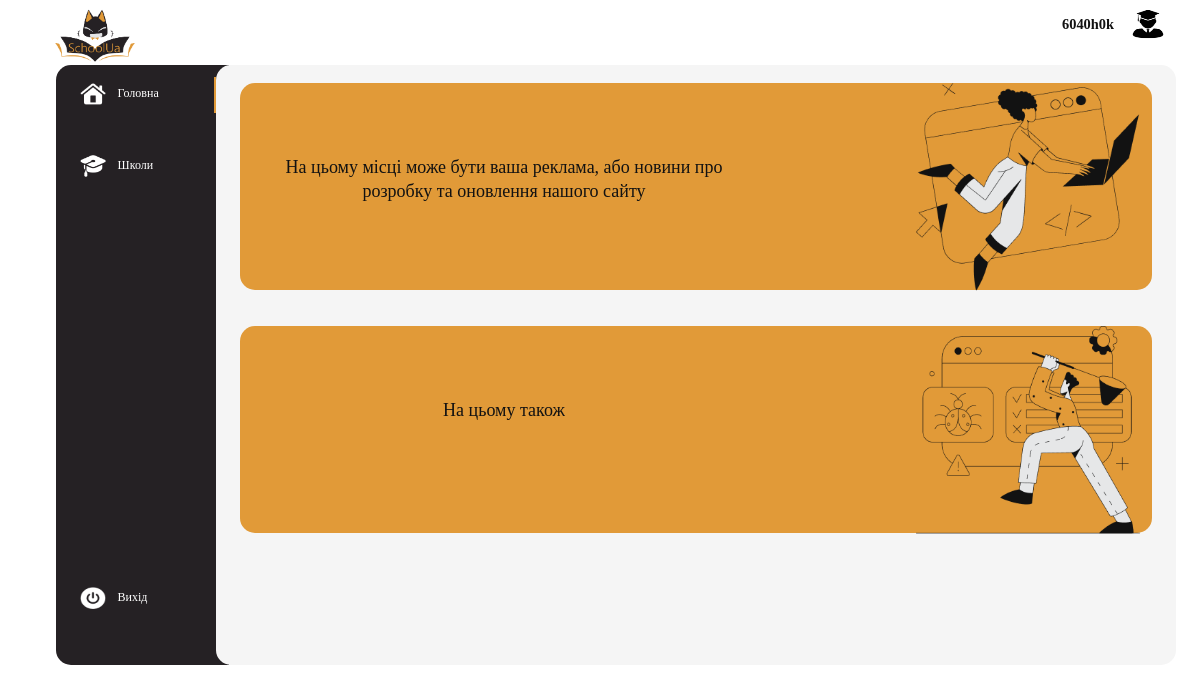
Page /home/ (signed in) on the committed database.
### MainApp/models.py (models this page shows)
class News(models.Model):
    text1 = models.CharField(max_length=1000,default='На цьому місці може бути ваша реклама')
    text2 = models.CharField(max_length=1000, default='На цьому також')
    time_create = models.DateTimeField(auto_now_add = True)
    time_update = models.DateTimeField(auto_now= True)

### MainApp/views.py (the view)
# urls.py: 2. Add a URL to urlpatterns:  path('', views.home, name='home')
def home(request, id_school = None):
    tmp = buttons_menu(request, id_school)
    if tmp != None:
        return redirect(tmp)
    last_id_news = len(News.objects.all()) - 1
    if id_school:
        School.objects.get(pk = id_school)
        return render(request, 'MainApp/home.html', context={"select_menu":0,'news':News.objects.all()[last_id_news],
                     'account':check_account(request,id_school)})
    else:
        return render(request, 'MainApp/home.html', context={"select_menu":0,'type_menu':1,
        'news':News.objects.all()[last_id_news], 'account':check_account(request)})

### MainApp/templates/MainApp/home.html
  {% extends 'MainApp/base.html' %}
    {% load static %}
      {% block content %}
        <main class="base_main">
            <div class="news_box">
              <img class = 'home_image' src="{% static 'image/home1.png' %}" alt="">
              <p class = 'news_text'>{{news.text1}}</p>
            </div>
            <div class="news_box">
              <img class = 'home_image' src="{% static 'image/home2.png' %}" alt="">
              <p class = 'news_text'>{{news.text2}}</p>
            </div>
        </main>
      {% endblock %}

### MainApp/templates/MainApp/base.html (shortened to what this page needs)
{% load static %}
<!DOCTYPE html>
<html lang="en">
<head>
    <link rel="stylesheet" href="{% static 'base.css' %}" type="text/css">
    <link rel="stylesheet" href="{% static 'schools.css' %}" type="text/css">
    <link rel="stylesheet" href="{% static 'home.css' %}" type="text/css">
    <link rel="stylesheet" href="{% static 'auth.css' %}" type="text/css">
    <link rel="stylesheet" href="{% static 'school.css' %}" type="text/css">
    <link rel="stylesheet" href="{% static 'class.css' %}" type="text/css">
    <link rel="stylesheet" href="{% static 'schadult.css' %}" type="text/css">
    <link rel="stylesheet" href="{% static 'about_us.css' %}" type="text/css">
    <link rel="stylesheet" href="{% static 'about_site.css' %}" type="text/css">
    <link rel="stylesheet" href="{% static 'contacts.css' %}" type="text/css">
    <link rel="stylesheet" href="{% static 'student.css' %}" type="text/css">
    <link rel="stylesheet" href="{% static 'teacher.css' %}" type="text/css">
    <link rel="stylesheet" href="{% static 'school_contacts.css' %}" type="text/css">
    <link rel="stylesheet" href="{% static 'school_info.css' %}" type="text/css">
    <link rel="stylesheet" href="{% static 'marks.css' %}" type="text/css">
    </head>
    <body>
        {% block main-menu %}
        <form action="" method="POST" class="account_form">
            <button class="account_button" name="account" value="{{account.value}}">{{account.name}}</button>
            <button class="account_button" name="account" value="{{account.value}}"><img class = 'account_img' src="{% static 'image/acc.png' %}" alt=""></button>
        </form>
        <img src="{% static 'image/logo.png' %}" class="logo" alt="">
        <nav class="menu">
          <ul class="menu_ul">
                {% if select_menu == 0 %}
                    <div class="menu_div_selected">
                {% else %}
                    <div class="menu_div">
                {% endif %}
                    <form action="" method="GET" class="menu_form">
                        <button class="menu_a" name='button_id_menu' value="1">
                            <li class="menu_li">
                                <span   class="menu_span">
                                    <img class="menu_icon" src="{% static 'image/home.png' %}" alt="">
                                    <p class="menu_text">Головна</p>
                                </span>
                            </li>
                        </button>
                    </form>
                    </div>
                {% if select_menu == 1 %}
                    <div class="menu_div_selected">
                {% else %}
                    <div class="menu_div">
                {% endif %}
                    <form action="" method="GET" class="menu_form">
                        <button class="menu_a" name='button_id_menu' value="2">
                            <li class="menu_li">
                                <span   class="menu_span">
                                    <img class="menu_icon" src="{% static 'image/school.png' %}" alt="">
                                    {% if type_menu == 1 %}
                                    <p class="menu_text">Школи</p>
                                    {% else %}
                                    <p class="menu_text">Школа</p>
                                    {% endif %}
                                </span>
                            </li>
                        </button>
                    </form>
                    </div>
                {% if perms.MainApp.show_school %}
                    {% if select_menu == 2 %}
                        <div class="menu_div_selected">
                    {% else %}
                        <div class="menu_div">
                    {% endif %}
                        <form action="" method="GET" class="menu_form">
                        </form>
                        </div>
                {% endif %}
                {% if perms.MainApp.teacher or perms.MainApp.show_school %}
                    {% if select_menu == 3 %}
                        <div class="menu_div_selected">
                    {% else %}
                        <div class="menu_div">
                    {% endif %}
                    <form action="" method="GET" class="menu_form">
                    </form>
                    </div>
                {% endif %}
                    {% if select_menu == 4 %}
                        <div class="menu_div_selected">
                    {% else %}
                        <div class="menu_div">
                    {% endif %}
                    <form action="" method="GET" class="menu_form">
                    </form>
                    </div>
                {% if perms.MainApp.teacher or perms.MainApp.show_school %}
                    {% if select_menu == 5 %}
                        <div class="menu_div_selected">
                    {% else %}
                        <div class="menu_div">
                    {% endif %}
                    <form action="" method="GET" class="menu_form">
                    </form>
                        </div>
                {% endif %}
                {% if select_menu == 6 %}
                    <div class="menu_div_selected">
                {% else %}
                    <div class="menu_div">
                {% endif %}
                <form action="" method="GET" class="menu_form">
                </form>
                    </div>
                {% if select_menu == 7 %}
                    <div class="menu_div_selected">
                {% else %}
                    <div class="menu_div">
                {% endif %}
                <form action="" method="GET" class="menu_form">
                    <button class="menu_a" name='button_id_menu' value="8">
                        <li class="menu_li">
                            <span   class="menu_span">
                                    <img class="menu_icon" src="{% static 'image/exit.png' %}" alt="">
                                    <p class="menu_text">Вихід</p>
                            </span>
                        </li>
                    </button>
                </form>
                    </div>
          </ul>
        </nav>
        {% endblock main-menu %}
        {% block content %}
        {% endblock %}
    </body>
</html>

### MainApp/static/base.css (style rules this page uses)
* { text-transform: none; }
li { text-transform: none; }
body { overflow-y: auto; overflow-x: hidden; }
.menu { position: absolute; width: 14.4vw; height: 50vw; left: 4.7vw; top: 5.4vw; background: #252124; border-radius: 15px 0px 0px 15px; }
.base_main { position: absolute; display: flex; justify-content: center; flex-direction: column; text-align: center; width: 80vw; height: 50vw; left: 18vw; top: 5.4vw; background: #F5F5F5; border-radius: 15px; }
.menu_icon { margin-left: 2vw; margin-right: 1vw; width: 2.1vw; height: 1.8vw; text-align: center; font-family: 'SF Pro'; font-style: normal; font-weight: 510; font-size: 2vw; line-height: 2.26vw; color: #FFFFFF; }
.menu_ul { margin-top: -2vw; position: relative; padding: 0; list-style-type: none; }
.menu_li { margin-left: 0; align-items: center; }
.menu_div { width: 91%; margin-top: 3vw; margin-bottom: 3vw; height: 3vw; }
.menu_div_selected { margin-top: 3vw; margin-bottom: 3vw; width: 91%; height: 3vw; border-right: 0.2vw solid #E19A38 ; }
.menu_form { position: relative; width: 100%; height: 100%; }
.menu_span { display: flex; position: relative; margin-top: 0.5vw; align-items: center; }
.menu_a { position: relative; display: block; padding: 0; margin: 0; border: 0; background-color: transparent; height: 2.38vw; width: 100%; }
.logo { position: absolute; width: 7.5vw; height: 4.7vw; left: 4.2vw; }
.menu_text { margin: 0; left: 2vw; top: -2vw; font-family: 'Gilroy'; font-style: normal; font-weight: 500; font-size: 1vw; line-height: 0.8vw; text-align: left; color: #FFFFFF; }
.account_form { display: flex; position: absolute; width: 10vw; height: 3vw; right: 2vw; top: 0.5vw; }
.account_img { position: relative; width: 100%; height: 100%; }
.account_button { position: relative; width: 100%; height: 100%; border: 0; background-color: transparent; font-family: 'Gilroy'; font-style: normal; font-weight: 600; font-size: 1.2vw; line-height: 1vw; text-align: left; color: #121212; }

### MainApp/static/home.css (style rules this page uses)
.home_image { position: absolute; right: 1vw; width: 18.63vw; height: 17.32vw; }
.news_box { margin-top: 1.5vw; margin-bottom: 1.5vw; margin-left: 2.5%; position: relative; background-color: #E19A38; width: 95%; height: 34.5%; border-radius: 15px; }
.news_text { overflow: auto; position: relative; width: 38vw; height: 7vw; margin-top: 6vw; margin-left: 3vw; font-family: 'Gilroy'; font-style: normal; font-weight: 400; font-size: 1.5vw; line-height: 2vw; text-align: center; color: #121212; }

### MainApp/static/auth.css (style rules this page uses)
.base_main { display: flex; justify-content: center; }

### MainApp/static/school.css (style rules this page uses)
.base_main { justify-content: unset; }

### rows in the picture
News: text1 "На цьому місці може бути ваша реклама, або новини про розробку та оновлення нашого сайту", text2 "На цьому також"

### other values in the picture
{{ account.name }} "6040h0k"
